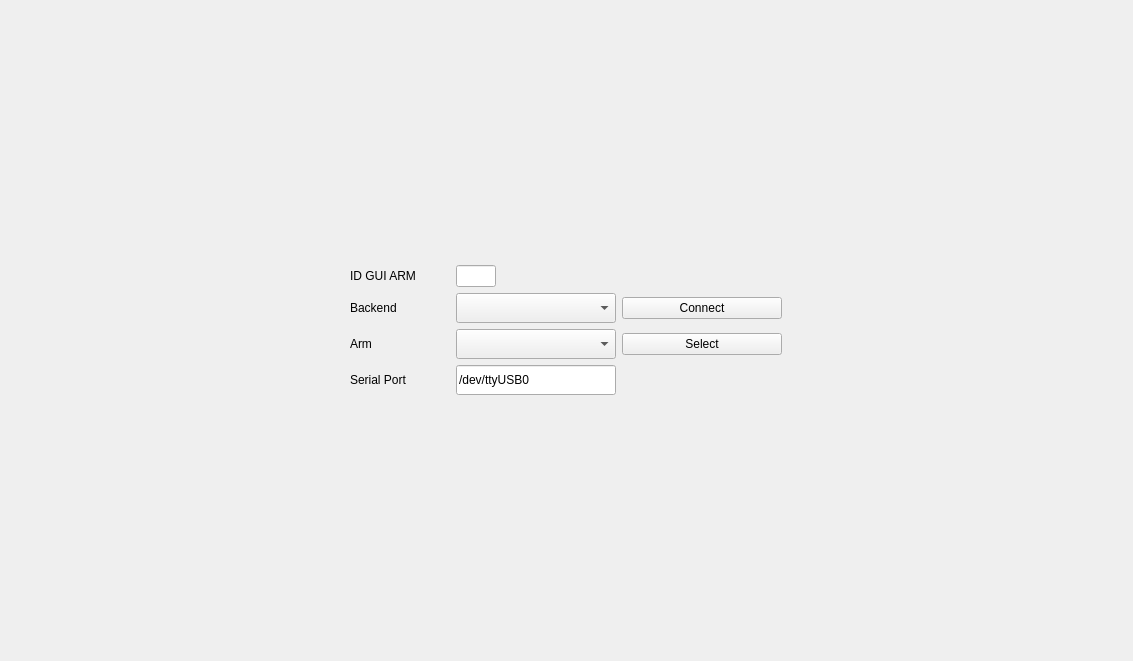
                  <widget class="QWidget" name="scrollAreaWidgetContents_3">
                   <property name="geometry">
                    <rect>
                     <x>0</x>
                     <y>0</y>
                     <width>1133</width>
                     <height>661</height>
                    </rect>
                   </property>
                   <layout class="QGridLayout" name="gridLayout_8">
                    <item row="0" column="0">
                     <layout class="QGridLayout" name="gridLayout_2">
                      <item row="5" column="3">
                       <widget class="QPushButton" name="ConnectA">
                        <property name="maximumSize">
                         <size>
                          <width>160</width>
                          <height>16777215</height>
                         </size>
                        </property>
                        <property name="text">
                         <string>Select</string>
                        </property>
                       </widget>
                      </item>
                      <item row="4" column="2">
                       <widget class="QComboBox" name="comboBox">
                        <property name="minimumSize">
                         <size>
                          <width>150</width>
                          <height>30</height>
                         </size>
                        </property>
                       </widget>
                      </item>
                      <item row="0" column="1">
                       <widget class="QLabel" name="label_25">
                        <property name="minimumSize">
                         <size>
                          <width>0</width>
                          <height>0</height>
                         </size>
                        </property>
                        <property name="maximumSize">
                         <size>
                          <width>100</width>
                          <height>30</height>
                         </size>
                        </property>
                        <property name="text">
                         <string>ID GUI ARM</string>
                        </property>
                       </widget>
                      </item>
                      <item row="4" column="3">
                       <widget class="QPushButton" name="ConnectB">
                        <property name="maximumSize">
                         <size>
                          <width>160</width>
                          <height>16777215</height>
                         </size>
                        </property>
                        <property name="text">
                         <string>Connect</string>
                        </property>
                       </widget>
                      </item>
                      <item row="5" column="2">
                       <widget class="QComboBox" name="comboBox_2">
                        <property name="minimumSize">
                         <size>
                          <width>150</width>
                          <height>30</height>
                         </size>
                        </property>
                        <property name="cursor">
                         <cursorShape>PointingHandCursor</cursorShape>
                        </property>
                       </widget>
                      </item>
                      <item row="5" column="1">
                       <widget class="QLabel" name="label_7">
                        <property name="text">
                         <string>Arm</string>
                        </property>
                       </widget>
                      </item>
                      <item row="4" column="1">
                       <widget class="QLabel" name="label_6">
                        <property name="text">
                         <string>Backend</string>
                        </property>
                       </widget>
                      </item>
                      <item row="6" column="1">
                       <widget class="QLabel" name="label_24">
                        <property name="text">
                         <string>Serial Port</string>
                        </property>
                       </widget>
                      </item>
                      <item row="6" column="2">
                       <widget class="QLineEdit" name="lineEdit_serial">
                        <property name="minimumSize">
                         <size>
                          <width>150</width>
                          <height>30</height>
                         </size>
                        </property>
                        <property name="maximumSize">
                         <size>
                          <width>160</width>
                          <height>30</height>
                         </size>
                        </property>
                        <property name="text">
                         <string>/dev/ttyUSB0</string>
                        </property>
                       </widget>
                      </item>
                      <item row="0" column="2">
                       <widget class="QLineEdit" name="lineEdit_ID">
                        <property name="maximumSize">
                         <size>
                          <width>40</width>
                          <height>30</height>
                         </size>
                        </property>
                        <property name="text">
                         <string/>
                        </property>
                       </widget>
                      </item>
                     </layout>
                    </item>
                   </layout>
                  </widget>
